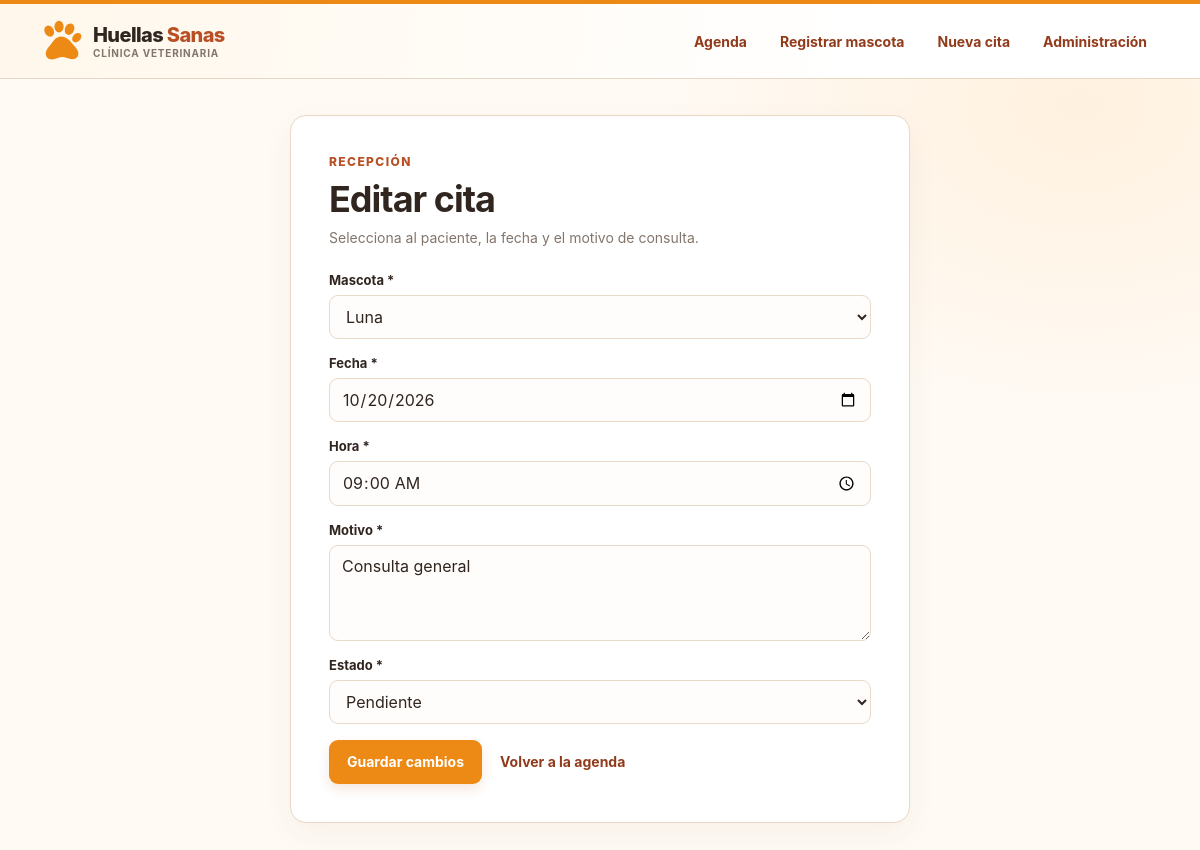
The app's page /citas/1/editar/ with its own data.
### veterinaria/models.py (models this page shows, shortened)
class Cita(models.Model):
    ESTADOS = [
        ("pendiente", "Pendiente"),
        ("atendida", "Atendida"),
        ("cancelada", "Cancelada"),
    ]
    mascota = models.ForeignKey(Mascota, on_delete=models.CASCADE, related_name="citas")
    fecha = models.DateField()
    hora = models.TimeField()
    motivo = models.TextField()
    estado = models.CharField(max_length=20, choices=ESTADOS, default="pendiente")
    class Meta:
        ordering = ["fecha", "hora"]

### veterinaria/views.py (the view)
# urls.py: path("citas/<int:cita_id>/editar/", views.editar_cita, name="editar_cita"),
def editar_cita(request, cita_id):
    cita = get_object_or_404(Cita, pk=cita_id)
    form = CitaForm(request.POST or None, instance=cita)
    if request.method == "POST" and form.is_valid():
        cita = form.save()
        messages.success(request, f"La cita de {cita.mascota} se actualizó correctamente.")
        return redirect("veterinaria:agenda")
    return render(
        request,
        "veterinaria/cita_form.html",
        {
            "form": form,
            "hay_mascotas": form.fields["mascota"].queryset.exists(),
            "es_edicion": True,
        },
    )

### veterinaria/forms.py
class CitaForm(forms.ModelForm):
    class Meta:
        model = Cita
        fields = ["mascota", "fecha", "hora", "motivo", "estado"]
        widgets = {
            "fecha": forms.DateInput(attrs={"type": "date"}),
            "hora": forms.TimeInput(attrs={"type": "time"}),
            "motivo": forms.Textarea(attrs={"rows": 3}),
        }

### veterinaria/models.py (called while the page is built)
    def __str__(self):
        return self.nombre

### veterinaria/templates/veterinaria/cita_form.html (shortened to what this page needs)
{% extends "veterinaria/base.html" %}
{% block content %}
    <section class="form-card">
        <p class="eyebrow">Recepción</p>
        <h1>{% if es_edicion %}Editar cita{% else %}Agendar cita{% endif %}</h1>
        <p class="muted">Selecciona al paciente, la fecha y el motivo de consulta.</p>
        <form method="post" novalidate>
            {% if hay_mascotas %}
                {% for field in form %}
                    <div class="field">
                        <label for="{{ field.id_for_label }}">{{ field.label }}{% if field.field.required %} <span aria-hidden="true">*</span>{% endif %}</label>
                        {{ field }}
                    </div>
                {% endfor %}
                <div class="form-actions">
                    <button class="button" type="submit">{% if es_edicion %}Guardar cambios{% else %}Guardar cita{% endif %}</button>
                    <a class="text-link" href="{% url 'veterinaria:agenda' %}">Volver a la agenda</a>
                </div>
            {% else %}
                <p class="empty-state">Primero registra una mascota para poder agendar una cita.</p>
                <a class="button" href="{% url 'veterinaria:nueva_mascota' %}">Registrar mascota</a>
            {% endif %}
        </form>
    </section>
{% endblock %}

### veterinaria/static/veterinaria/styles.css (style rules this page uses)
:root { color-scheme: light; --ink: #30251f; --muted: #82756c; --rust: #b94f24; --rust-dark: #923b1b; --orange: #ed8a16; --honey: #e3a91d; --cream: #fff0dc; --line: #ead8c5; --surface: #fff; --canvas: #fffaf4; font-family: Inter, ui-sans-serif, system-ui, -apple-system, BlinkMacSystemFont, "Segoe UI", sans-serif; }
* { box-sizing: border-box; }
body { margin: 0; background: radial-gradient(ellipse at 90% 12%, rgb(255 222 178 / 32%), transparent 26rem), var(--canvas); color: var(--ink); }
a { color: inherit; }
nav a, .text-link { color: var(--rust-dark); font-size: 14px; font-weight: 650; text-decoration: none; }
h1, h2, p { margin-top: 0; }
h1 { margin-bottom: 8px; font-size: clamp(28px, 4vw, 36px); letter-spacing: -1px; }
.eyebrow { display: flex; align-items: center; gap: 7px; margin-bottom: 8px; color: var(--rust); font-size: 12px; font-weight: 800; letter-spacing: 1.4px; text-transform: uppercase; }
.muted, .subtext { color: var(--muted); }
.muted { margin-bottom: 0; font-size: 14px; }
.panel, .form-card { background: var(--surface); border: 1px solid var(--line); border-radius: 16px; box-shadow: 0 10px 30px rgb(85 54 29 / 5%); }
.field { display: flex; min-width: 0; flex: 1; flex-direction: column; gap: 7px; margin-bottom: 16px; }
.field label { color: var(--ink); font-size: 13px; font-weight: 700; }
input, select, textarea { width: 100%; min-height: 44px; padding: 10px 12px; border: 1px solid #e8d9c9; border-radius: 9px; background: #fffdfb; color: var(--ink); font: inherit; }
textarea { min-height: 96px; resize: vertical; }
.button { display: inline-flex; min-height: 44px; align-items: center; justify-content: center; padding: 0 18px; border: 0; border-radius: 9px; background: var(--orange); color: #fff; cursor: pointer; font: inherit; font-size: 14px; font-weight: 750; text-decoration: none; white-space: nowrap; box-shadow: 0 5px 12px rgb(191 92 21 / 15%); transition: background-color .18s ease, transform .18s ease; }
.form-card { width: min(620px, 100%); margin: 0 auto; padding: clamp(22px, 5vw, 38px); }
.form-card form { margin-top: 26px; }
.form-actions { display: flex; align-items: center; gap: 18px; margin-top: 8px; }

### records on screen
Cita: form "Luna" "10/20/2026" "09:00:00" "Consulta general" "Pendiente"

### other values on screen
{{ field.label }} "Mascota" "Fecha" "Hora" "Motivo" "Estado"
